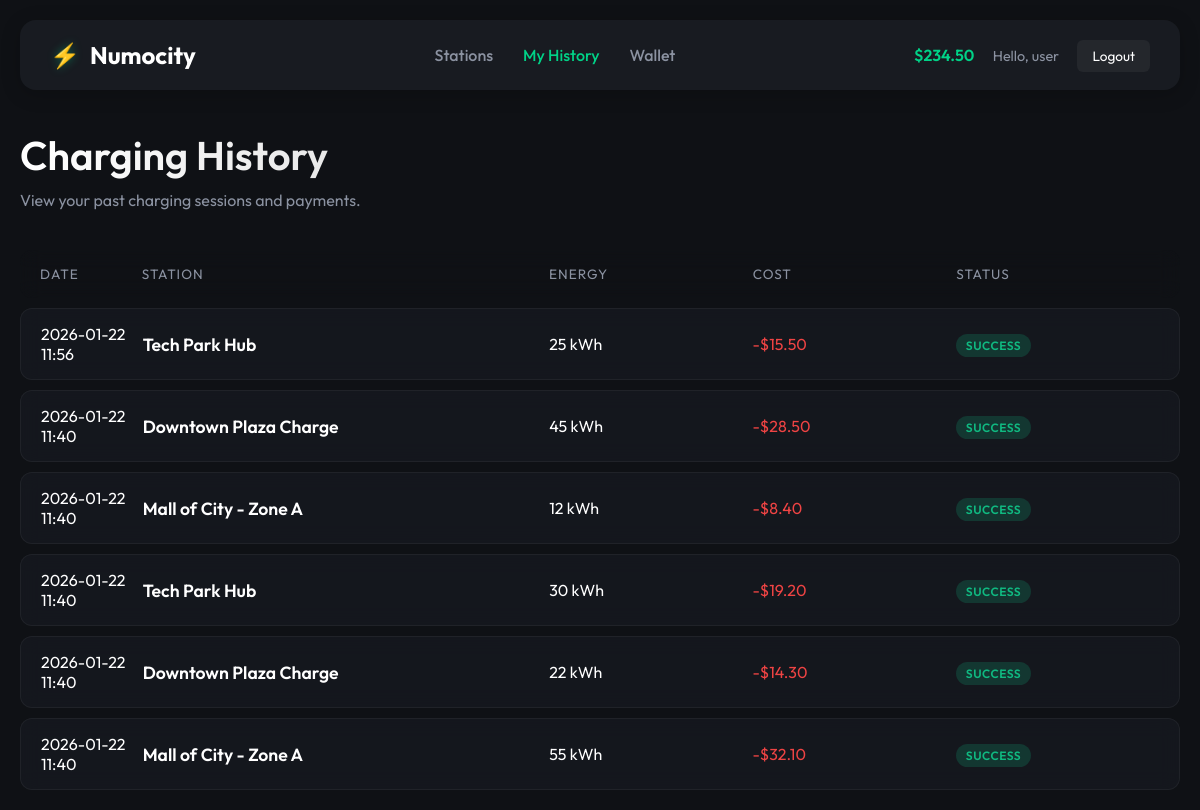
The page /history (signed in) on the database its author committed.
### app.py (models this page shows)
class User(UserMixin, db.Model):
    id = db.Column(db.Integer, primary_key=True)
    username = db.Column(db.String(150), unique=True, nullable=False)
    password = db.Column(db.String(150), nullable=False)
    role = db.Column(db.String(50), nullable=False)  # 'user' or 'operator'
    wallet_balance = db.Column(db.Float, default=100.0)

class Transaction(db.Model):
    id = db.Column(db.Integer, primary_key=True)
    user_id = db.Column(db.Integer, db.ForeignKey('user.id'), nullable=False)
    station_name = db.Column(db.String(150), nullable=False)
    amount = db.Column(db.Float, nullable=False)
    energy = db.Column(db.String(50), nullable=False)
    timestamp = db.Column(db.DateTime, default=db.func.current_timestamp())

### app.py (the view)
@app.route('/history')
@login_required
def history():
    transactions = Transaction.query.filter_by(user_id=current_user.id).order_by(Transaction.timestamp.desc()).all()
    return render_template('history.html', transactions=transactions)

### app.py (called while the page is built)
@login_manager.user_loader
def load_user(user_id):
    return User.query.get(int(user_id))

### templates/history.html (shortened to what this page needs)
<!DOCTYPE html>
<html lang="en">
<head>
    <link rel="stylesheet" href="/static/css/style.css">
</head>
<body>
    <div class="app-container">
        <header class="navbar">
            <div class="logo">
                <span class="logo-icon">⚡</span> Numocity
            </div>
            <nav>
                <a href="/dashboard">Stations</a>
                <a href="/history" class="active">My History</a>
                <a href="/wallet">Wallet</a>
            </nav>
            <div class="user-profile">
                <span style="margin-right: 15px; color: var(--primary); font-weight: 600;">${{
                    "%.2f"|format(current_user.wallet_balance) }}</span>
                <span style="margin-right: 15px; color: var(--text-muted); font-size: 0.9rem;">Hello, {{
                    current_user.username }}</span>
                <a href="/logout" class="btn-sm">Logout</a>
            </div>
        </header>
        <main class="dashboard">
            <section class="hero-section">
                <h1>Charging History</h1>
                <p>View your past charging sessions and payments.</p>
            </section>
            <div class="list-view">
                <div class="list-header glass">
                    <span>Date</span>
                    <span>Station</span>
                    <span>Energy</span>
                    <span>Cost</span>
                    <span>Status</span>
                </div>
                {% for tx in transactions %}
                <div class="list-item glass">
                    <span>{{ tx.timestamp.strftime('%Y-%m-%d %H:%M') }}</span>
                    <span class="station-name">{{ tx.station_name }}</span>
                    <span>{{ tx.energy }}</span>
                    <span style="color: var(--status-offline)">-${{ "%.2f"|format(tx.amount) }}</span>
                    <span><span class="status-badge status-Available">Success</span></span>
                </div>
                {% else %}
                <div class="loading">No transactions found. Start charging to see history!</div>
                {% endfor %}
            </div>
        </main>
    </div>
</body>
</html>

### static/css/style.css (style rules this page uses)
:root { --bg-dark: #0f1115; --bg-card: #181b21; --primary: #00d287; --primary-glow: rgba(0, 210, 135, 0.4); --text-main: #ffffff; --text-muted: #8b92a1; --accent-blue: #3b82f6; --status-available: #10b981; --status-occupied: #f59e0b; --status-offline: #ef4444; --font-family: 'Outfit', sans-serif; }
* { margin: 0; padding: 0; box-sizing: border-box; }
body { background-color: var(--bg-dark); color: var(--text-main); font-family: var(--font-family); min-height: 100vh; overflow-x: hidden; }
.glass { background: rgba(24, 27, 33, 0.7); backdrop-filter: blur(10px); -webkit-backdrop-filter: blur(10px); border: 1px solid rgba(255, 255, 255, 0.05); }
.app-container { max-width: 1400px; margin: 0 auto; padding: 20px; }
.navbar { display: flex; justify-content: space-between; align-items: center; padding: 20px 30px; background: var(--bg-card); border-radius: 16px; margin-bottom: 40px; box-shadow: 0 4px 20px rgba(0, 0, 0, 0.2); }
.logo { font-size: 1.5rem; font-weight: 700; color: var(--text-main); display: flex; align-items: center; gap: 10px; }
.logo-icon { color: var(--primary); filter: drop-shadow(0 0 5px var(--primary-glow)); }
nav { display: flex; gap: 30px; }
nav a { text-decoration: none; color: var(--text-muted); font-weight: 500; transition: color 0.3s; }
nav a:hover, nav a.active { color: var(--primary); }
.btn-sm { padding: 6px 14px; border-radius: 6px; background: rgba(255, 255, 255, 0.05); color: var(--text-main); text-decoration: none; font-size: 0.85rem; transition: all 0.3s; border: 1px solid transparent; }
.hero-section { margin-bottom: 40px; }
.hero-section h1 { font-size: 2.5rem; font-weight: 600; margin-bottom: 10px; background: linear-gradient(to right, #fff, #aaa); background-clip: text; -webkit-background-clip: text; -webkit-text-fill-color: transparent; }
.hero-section p { color: var(--text-muted); }
.station-name { font-weight: 600; font-size: 1.1rem; color: #fff; }
.status-badge { font-size: 0.75rem; padding: 4px 10px; border-radius: 20px; font-weight: 600; text-transform: uppercase; letter-spacing: 0.5px; }
.status-badge.status-Available { background: rgba(16, 185, 129, 0.2); color: var(--status-available); }
.list-view { display: flex; flex-direction: column; gap: 10px; }
.list-header, .list-item { display: grid; grid-template-columns: 0.5fr 2fr 1fr 1fr 1fr; padding: 15px 20px; border-radius: 12px; align-items: center; }
.list-header { background: transparent; color: var(--text-muted); font-size: 0.85rem; text-transform: uppercase; letter-spacing: 1px; border: none; }

### rows shown on the page
User: wallet_balance "234.50", username "user"
Transaction: timestamp "2026-01-22 11:56", station_name "Tech Park Hub", energy "25 kWh", amount "15.50"
Transaction: timestamp "2026-01-22 11:40", station_name "Downtown Plaza Charge", energy "45 kWh", amount "28.50"
Transaction: timestamp "2026-01-22 11:40", station_name "Mall of City - Zone A", energy "12 kWh", amount "8.40"
Transaction: timestamp "2026-01-22 11:40", station_name "Tech Park Hub", energy "30 kWh", amount "19.20"
Transaction: timestamp "2026-01-22 11:40", station_name "Downtown Plaza Charge", energy "22 kWh", amount "14.30"
Transaction: timestamp "2026-01-22 11:40", station_name "Mall of City - Zone A", energy "55 kWh", amount "32.10"
